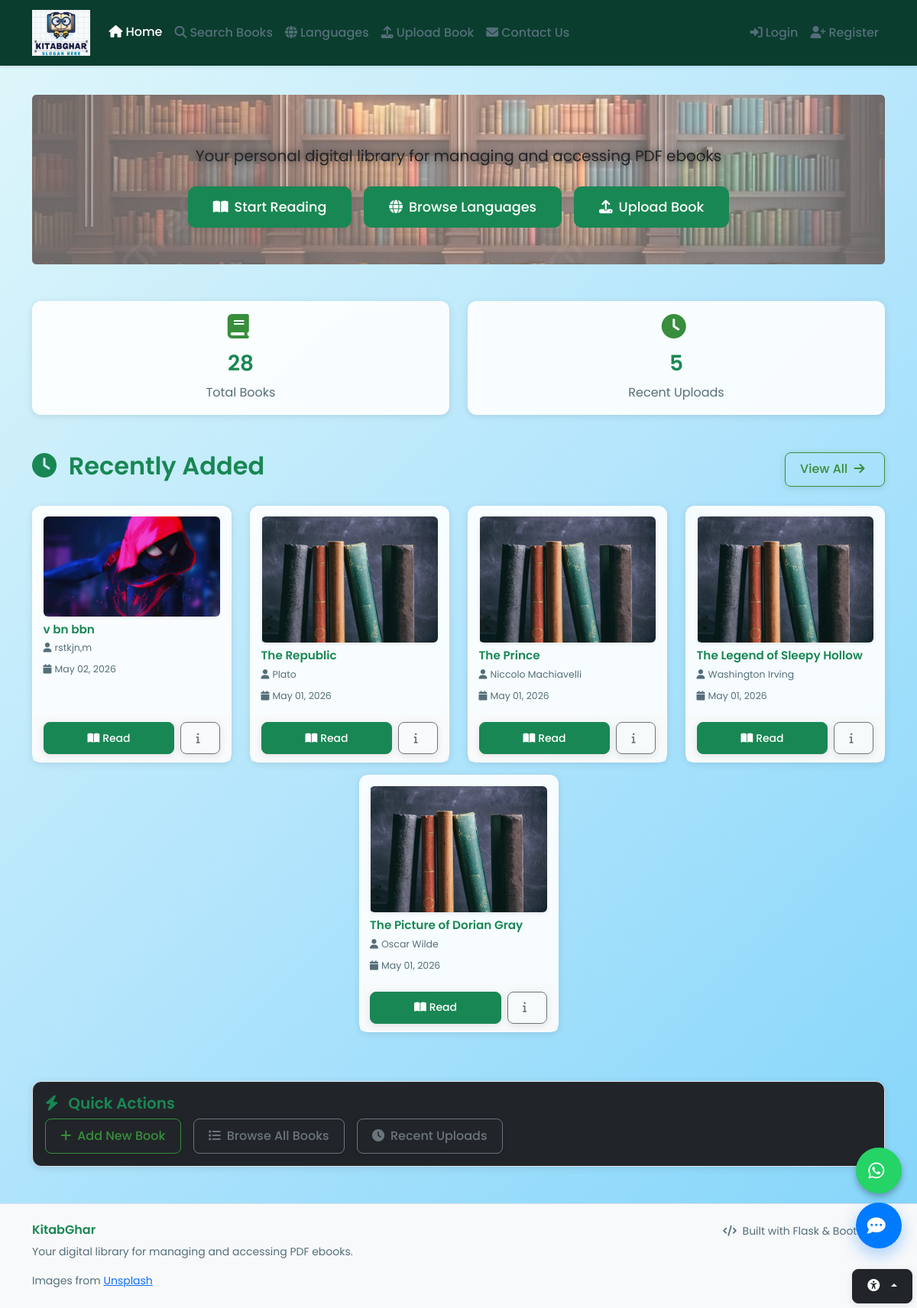
The page / on the database its author committed.
### models.py (models this page shows, shortened)
class Ebook(db.Model):
    id = db.Column(db.Integer, primary_key=True)
    title = db.Column(db.String(200), nullable=False, index=True)
    author = db.Column(db.String(200), nullable=True, index=True)
    category = db.Column(db.String(100), nullable=True, index=True)
    language = db.Column(db.String(50), nullable=True, index=True)
    file_path = db.Column(db.String(500), nullable=False)
    filename = db.Column(db.String(255), nullable=False)
    cover = db.Column(db.String(255), nullable=True)  # Cover image filename
    file_size = db.Column(db.Integer, nullable=True)  # Size in bytes
    upload_date = db.Column(db.DateTime, default=datetime.utcnow, nullable=False)
    description = db.Column(db.Text, nullable=True)
    uploaded_by = db.Column(db.Integer, db.ForeignKey('user.id'), nullable=True)  # Who uploaded this book
    status = db.Column(db.String(20), nullable=False, default='approved')  # pending, approved, rejected
    def get_upload_date_formatted(self):
        return self.upload_date.strftime("%B %d, %Y")

### routes.py (the view)
@app.route('/')
def home():
    recent_books = Ebook.query.filter_by(status='approved').order_by(Ebook.upload_date.desc()).limit(5).all()
    total_books = Ebook.query.filter_by(status='approved').count()
    total_categories = Category.query.count()
    category_stats = db.session.query(
        Ebook.category,
        func.count(Ebook.id).label('count')
    ).group_by(Ebook.category).filter(Ebook.category.isnot(None), Ebook.status == 'approved').all()
    return render_template('index.html',
                         recent_books=recent_books,
                         total_books=total_books,
                         total_categories=total_categories,
                         category_stats=category_stats)

### templates/index.html (shortened to what this page needs)
{% extends "base.html" %}
{% block content %}
<div class="row">
    <div class="col-12">
        <div class="hero-section text-center mb-5 p-5 rounded">
            <p class="lead text-dark mb-4">Your personal digital library for managing and accessing PDF ebooks</p>
            <div class="d-flex gap-3 justify-content-center flex-wrap">
                <a href="{{ url_for('browse') if current_user.is_authenticated else url_for('auth.login', next=url_for('browse')) }}" class="btn btn-success btn-lg">
                    <i class="fas fa-book-open me-2"></i>Start Reading
                </a>
                <a href="{{ url_for('languages') }}" class="btn btn-success btn-lg">
                    <i class="fas fa-globe me-2"></i>Browse Languages
                </a>
                <a href="{{ url_for('upload') }}" class="btn btn-success btn-lg">
                    <i class="fas fa-upload me-2"></i>Upload Book
                </a>
            </div>
        </div>
        <div class="row mb-5">
            <div class="col-md-6">
                <div class="card h-100">
                    <div class="card-body text-center">
                        <i class="fas fa-book text-info fa-2x mb-3"></i>
                        <h3 class="text-success">{{ total_books }}</h3>
                        <p class="text-muted mb-0">Total Books</p>
                    </div>
                </div>
            </div>
            <div class="col-md-6">
                <div class="card h-100">
                    <div class="card-body text-center">
                        <i class="fas fa-clock text-info fa-2x mb-3"></i>
                        <h3 class="text-success">{{ recent_books|length }}</h3>
                        <p class="text-muted mb-0">Recent Uploads</p>
                    </div>
                </div>
            </div>
        </div>
        {% if recent_books %}
        <div class="mb-5">
            <div class="d-flex justify-content-between align-items-center mb-4">
                <h2 class="text-success">
                    <i class="fas fa-clock me-2"></i>
                    Recently Added
                </h2>
                <a href="{{ url_for('browse') }}" class="btn btn-outline-info">
                    View All <i class="fas fa-arrow-right ms-1"></i>
                </a>
            </div>
            <div class="row recent-books-grid">
                {% for book in recent_books %}
                <div class="col-sm-6 col-lg-4 col-xl-3 mb-3">
                    <div class="card h-100 book-card recent-book-card">
                        <div class="card-body">
{% if book.cover %}
   <img src="{{ url_for('static', filename='uploads/' ~ book.cover) }}"
        alt="{{ book.title }}"
        class="img-fluid rounded shadow-sm d-block mx-auto mb-2">
{% else %}
   <img src="{{ url_for('static', filename='images/recent_add.jpg') }}"
        alt="Recent book"
        class="img-fluid rounded shadow-sm d-block mx-auto mb-2">
{% endif %}
                            <h6 class="card-title text-success">{{ book.title }}</h6>
                            {% if book.author %}
                                <p class="card-text text-muted small mb-2">
                                    <i class="fas fa-user me-1"></i>{{ book.author }}
                                </p>
                            {% endif %}
                            <p class="card-text text-muted small">
                                <i class="fas fa-calendar me-1"></i>{{ book.get_upload_date_formatted() }}
                            </p>
                        </div>
                        <div class="card-footer bg-transparent border-top">
                            <div class="d-flex gap-2">
                                <a href="{{ url_for('read_book', id=book.id) }}" class="btn btn-success btn-sm flex-fill">
                                    <i class="fas fa-book-open me-1"></i>Read
                                </a>
                                <a href="{{ url_for('book_detail', id=book.id) }}" class="btn btn-outline-secondary btn-sm">
                                    <i class="fas fa-info"></i>
                                </a>
                            </div>
                        </div>
                    </div>
                </div>
                {% endfor %}
            </div>
        </div>
        {% endif %}
        <div class="row">
            <div class="col-12">
                <div class="card bg-dark border">
                    <div class="card-body">
                        <h5 class="card-title text-success">
                            <i class="fas fa-bolt me-2"></i>
                            Quick Actions
                        </h5>
                        <div class="d-flex gap-3 flex-wrap">
                            <a href="{{ url_for('upload') }}" class="btn btn-outline-info">
                                <i class="fas fa-plus me-2"></i>Add New Book
                            </a>
                            <a href="{{ url_for('browse') }}" class="btn btn-outline-secondary">
                                <i class="fas fa-list me-2"></i>Browse All Books
                            </a>
                            <a href="{{ url_for('browse', sort='recent') }}" class="btn btn-outline-secondary">
                                <i class="fas fa-clock me-2"></i>Recent Uploads
                            </a>
                        </div>
                    </div>
                </div>
            </div>
        </div>
    </div>
</div>
{% endblock %}

### templates/base.html (shortened to what this page needs)
<!DOCTYPE html>
<html lang="en" data-bs-theme="light">
<head>
    <link href="https://cdn.jsdelivr.net/npm/bootstrap@5.3.2/dist/css/bootstrap.min.css" rel="stylesheet">
    <link rel="stylesheet" href="https://cdnjs.cloudflare.com/ajax/libs/font-awesome/6.4.0/css/all.min.css">
    <link rel="stylesheet" href="{{ url_for('static', filename='css/custom.css') }}">
    <link rel="stylesheet" href="{{ url_for('static', filename='css/style.css') }}">
</head>
<body>
    <nav class="navbar navbar-expand-lg navbar-dark shadow-sm border-bottom sticky-top" role="navigation" aria-label="Main Navigation">
        <div class="container">
    <a class="navbar-brand" href="{{ url_for('home') }}">
        <img src="{{ url_for('static', filename='images/logo.png') }}" alt="KitabGhar Logo" style="height: 60px; object-fit: contain;">
    </a>
            <div class="collapse navbar-collapse justify-content-between" id="navbarNav">
                <ul class="navbar-nav">
                    <li class="nav-item">
                        <a class="nav-link {% if request.endpoint == 'home' %}active{% endif %}" href="{{ url_for('home') }}">
                            <i class="fas fa-home me-1"></i>Home
                        </a>
                    </li>
                    <li class="nav-item">
                        <a class="nav-link {% if request.endpoint == 'browse' %}active{% endif %}" href="{{ url_for('browse') }}">
                            <i class="fas fa-search me-1"></i>Search Books
                        </a>
                    </li>
                    <li class="nav-item">
                        <a class="nav-link {% if request.endpoint == 'languages' %}active{% endif %}" href="{{ url_for('languages') }}">
                            <i class="fas fa-globe me-1"></i>Languages
                        </a>
                    </li>
                    <li class="nav-item">
                        <a class="nav-link {% if request.endpoint == 'upload' %}active{% endif %}" href="{{ url_for('upload') }}">
                            <i class="fas fa-upload me-1"></i>Upload Book
                        </a>
                    </li>
                    <li class="nav-item">
                        <a class="nav-link {% if request.endpoint == 'contact' %}active{% endif %}" href="{{ url_for('contact') }}">
                            <i class="fas fa-envelope me-1"></i>Contact Us
                        </a>
                    </li>
                </ul>
                <ul class="navbar-nav ms-7">
                    {% if current_user.is_authenticated %}
                    <li class="nav-item">
                        <a class="nav-link" href="{{ url_for('notifications') }}">
                            <i class="fas fa-bell me-1"></i>Notifications
                            {% set unread_count = current_user.notifications|selectattr('is_read', 'equalto', False)|list|length %}
                            {% if unread_count > 0 %}
                            <span class="badge bg-danger">{{ unread_count }}</span>
                            {% endif %}
                        </a>
                    </li>
                    <li class="nav-item dropdown">
                        <a class="nav-link dropdown-toggle d-flex align-items-center" href="#" id="userDropdown" role="button" data-bs-toggle="dropdown" aria-expanded="false">
                            {% if current_user.profile_image %}
                            <img src="{{ url_for('static', filename='uploads/' + current_user.profile_image) }}" alt="Profile" class="rounded-circle me-2" style="width: 30px; height: 30px;" onerror="this.onerror=null;this.src='{{ url_for('static', filename='images/profile_placeholder.png') }}';">
                            {% else %}
                            <img alt="Profile" class="rounded-circle me-2" style="width: 30px; height: 30px;">
                            {% endif %}
                            {{ current_user.username }}
                        </a>
                        <ul class="dropdown-menu dropdown-menu-end" aria-labelledby="userDropdown">
                            <li><a class="dropdown-item" href="{{ url_for('auth.edit_profile') }}"><i class="fas fa-cog me-1"></i>Customize</a></li>
                            <li><hr class="dropdown-divider"></li>
                            <li>
                                <form method="POST" action="{{ url_for('auth.logout') }}" class="d-inline">
                                    {% if csrf_token %}
                                    <input type="hidden" name="csrf_token" value="{{ csrf_token() }}"/>
                                    {% endif %}
                                    <button type="submit" class="dropdown-item">
                                        <i class="fas fa-sign-out-alt me-1"></i>Log Out
                                    </button>
                                </form>
                            </li>
                        </ul>
                    </li>
                    {% else %}
                    <li class="nav-item">
                        <a class="nav-link" href="{{ url_for('auth.login') }}">
                            <i class="fas fa-sign-in-alt me-1"></i>Login
                        </a>
                    </li>
                    <li class="nav-item">
                        <a class="nav-link" href="{{ url_for('auth.register') }}">
                            <i class="fas fa-user-plus me-1"></i>Register
                        </a>
                    </li>
                    {% endif %}
                </ul>
            </div>
        </div>
    </nav>
    <div class="accessibility-toolbar">
        <div class="btn-group dropup">
            <button class="btn btn-dark dropdown-toggle" data-bs-toggle="dropdown" aria-expanded="false" aria-label="Accessibility settings">
                <i class="fas fa-universal-access"></i>
            </button>
        </div>
    </div>
    <main class="container my-4">
        {% block content %}{% endblock %}
    </main>
    <footer class="bg-light border-top mt-5 py-4">
        <div class="container">
            <div class="row">
                <div class="col-md-6">
                    <h6 class="text-success">KitabGhar</h6>
                    <p class="text-muted small">Your digital library for managing and accessing PDF ebooks.</p>
                    <p class="text-muted small mb-0">Images from <a href="https://unsplash.com" target="_blank" rel="noopener">Unsplash</a></p>
                </div>
                <div class="col-md-6 text-md-end">
                    <p class="text-muted small mb-0">
                        <i class="fas fa-code me-1"></i>
                        Built with Flask & Bootstrap
                    </p>
                </div>
            </div>
        </div>
    </footer>
    <button id="chat-toggle" type="button" aria-label="Open chat assistant" aria-expanded="false">
        <i class="fas fa-comment-dots" aria-hidden="true"></i>
    </button>
    <a href="https://wa.me/916294308707?text=Hello%20KitabGhar%2C%20I%20need%20help%20with%20the%20library."
       class="whatsapp-float"
       target="_blank"
       rel="noopener noreferrer"
       aria-label="Chat with us on WhatsApp"
       title="Chat with us on WhatsApp">
        <i class="fab fa-whatsapp"></i>
    </a>
</body>
</html>

### rows shown on the page
Ebook: cover (picture), title "v bn bbn", author "rstkjn,m", get_upload_date_formatted "May 02, 2026"
Ebook: title "The Republic", author "Plato", get_upload_date_formatted "May 01, 2026"
Ebook: title "The Prince", author "Niccolo Machiavelli", get_upload_date_formatted "May 01, 2026"
Ebook: title "The Legend of Sleepy Hollow", author "Washington Irving", get_upload_date_formatted "May 01, 2026"
Ebook: title "The Picture of Dorian Gray", author "Oscar Wilde", get_upload_date_formatted "May 01, 2026"

### other values the page prints
{{ total_books }} "28"
{{ recent_books|length }} "5"
